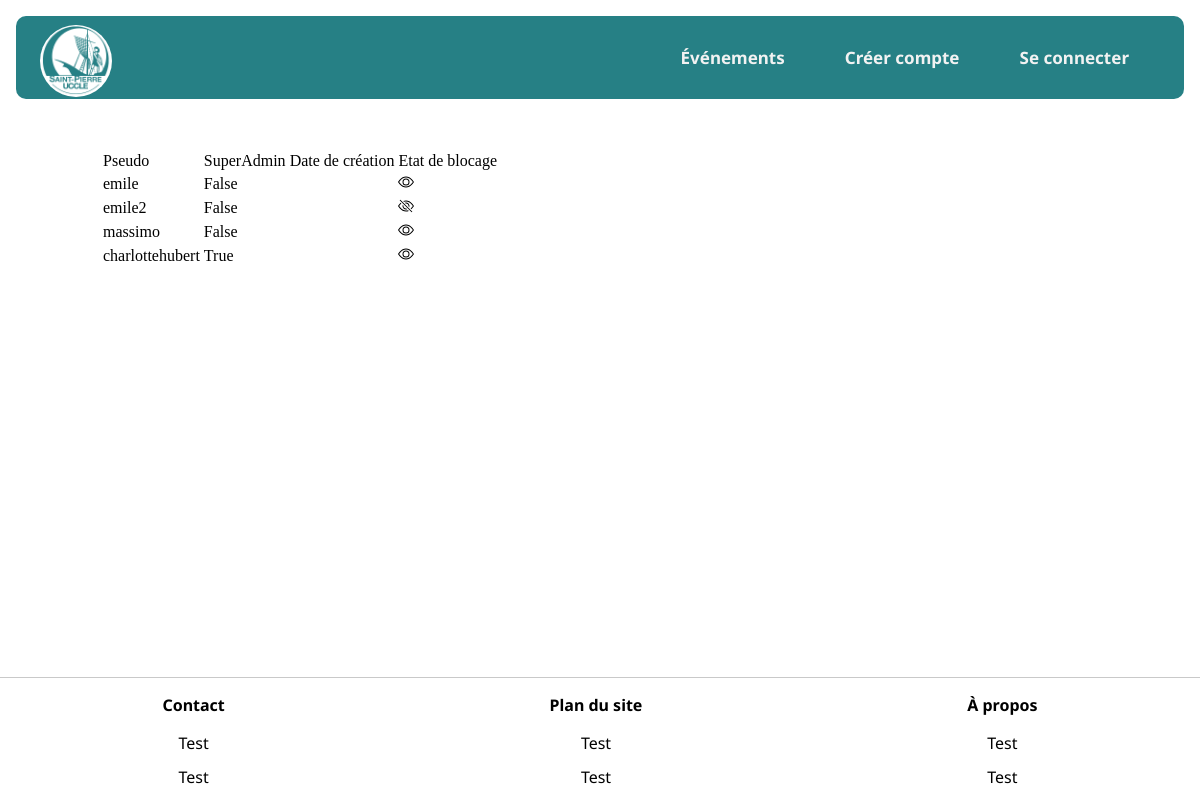
Before: /afficher_admins/ with the older database file.
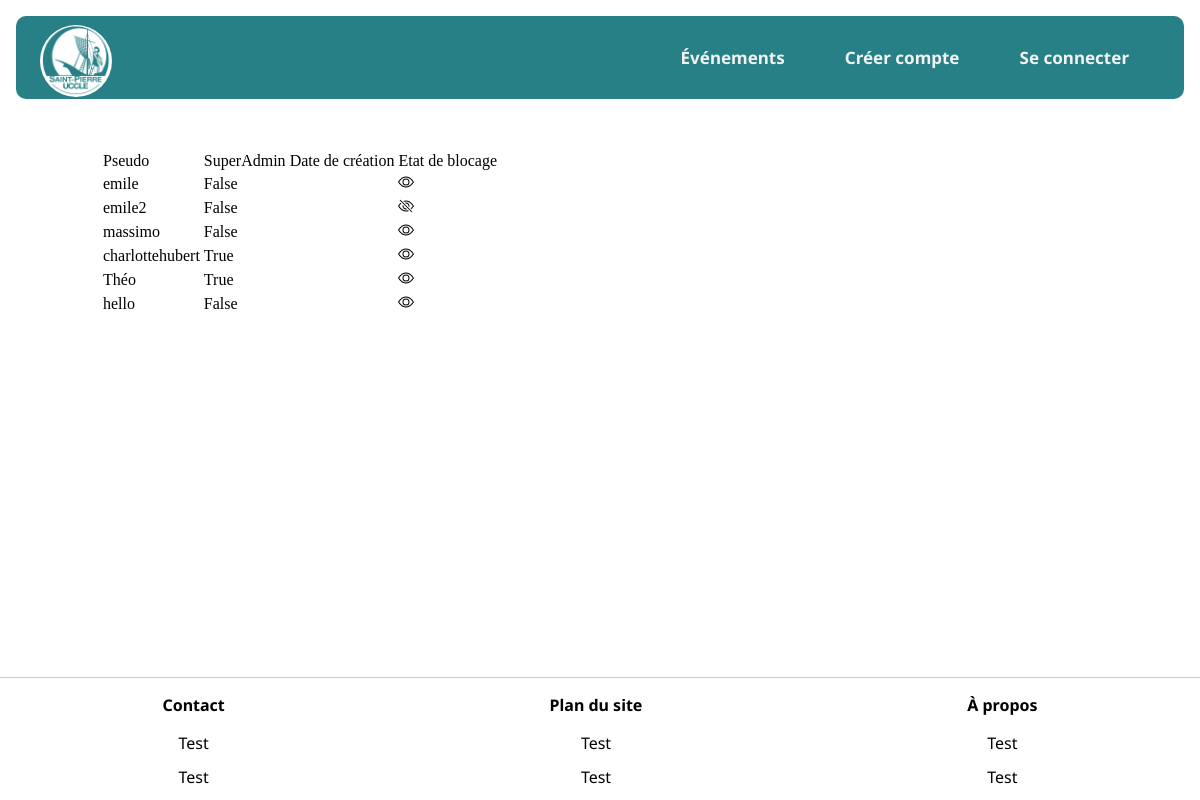
After: the same page with the newer database file.
### college/models.py (models this page shows, shortened)
class Admin(models.Model):
    admin_pseudo = models.CharField("Pseudo de l'admin",max_length=50)
    admin_password = models.CharField("Mot de passe de l'admin",max_length=100)
    admin_superadmin = models.BooleanField("Est un super admin ou non",default=False)
    admin_date_creation = models.DateTimeField("Date de création du compte",default = datetime.now())
    admin_is_archived = models.BooleanField("Admin archivé",default=False)

### college/views.py (the view)
# urls.py: path('afficher_admins/',views.admin_display),
def admin_display(request):
    all_admins = Admin.objects.all()
    return render(request, 'admin/afficher_admin.html', {'all_admins': all_admins})

### college/templates/admin/afficher_admin.html (shortened to what this page needs)
{% extends "../default.html" %}
{% block body %}
<table>
  <tr>
    <td>Pseudo</td>
    <td>SuperAdmin</td>
    <td>Date de création</td>
    <td>Etat de blocage</td>
  </tr>
  {% for admin in all_admins%}
  <tr>
    <td>{{admin.admin_pseudo}}</td>
    <td>{{admin.admin_superadmin}}</td>
    <td>{{admin.admin_date_de_creation}}</td>
    {% if admin.admin_is_archived %}
    <td></td>
    {% else %}
    <td></td>
    {% endif %}
  </tr>
  {% endfor %}
</table>
{% endblock %}

### college/templates/default.html (shortened to what this page needs)
{% load static %}
<!DOCTYPE html>
<html lang="en">
<head>
    <link rel="stylesheet", href= {% static  "css/Style.css" %} >
</head>
<body>
    <header>
        <a href="/"><img src= {% static "img/CSPU.png" %} class="Logo"></a>
    </header>
    <nav class="nav-bar">
        {% if connected %}
        <ul>
            {% if super_admin %}
            <li><a href="/afficher_admins">Admins</a></li>
            {% endif %}
            <li><a href="/">Événements</a></li>
            <li><a href="#">Mes réservations</a></li>
            <li><a href="#">Compte</a></li>
        </ul>
        {% else %}
        <ul>
            <li><a href="#">Événements</a></li>
            <li><a href="/creation_compte">Créer compte</a></li>
            <li><a href="/login">Se connecter</a></li>
        </ul>
        {% endif %}
    </nav>
    <div class="content">
        {% block body %}
        {% endblock %}
    </div>
    <footer class="footer">
        <ul>
            <li><p class="footer-title">Contact</p></li>
            <li><a href="#">Test</a></li>
            <li><a href="#">Test</a></li>
        </ul>
        <ul>
            <li><p class="footer-title">Plan du site</p></li>
            <li><a href="#">Test</a></li>
            <li><a href="#">Test</a></li>
        </ul>
        <ul>
            <li><p class="footer-title">À propos</p></li>
            <li><a href="#">Test</a></li>
            <li><a href="#">Test</a></li>
        </ul>
    </footer>
</body>
</html>

### college/static/css/Style.css (style rules this page uses)
* { list-style: none; }
body { margin:0; }
ul { padding:0; margin: 0; }
.content { margin: 0 100px; }
.nav-bar { display:flex; padding: 0 25px; margin: 1em 1em 50px 1em; justify-content: space-between; align-items: center; border-radius: 10px; background-color: #268085; font-family: 'Noto Sans', sans-serif; }
.nav-bar ul { display: flex; }
.nav-bar a { text-decoration: none; display: block; color: #f2f2f2; text-align: center; padding: 25px 25px; font-size: 17px; font-weight: bold; border: 5px solid transparent; }
.Logo { width: 6%; border-radius: 100px; position: absolute; top:25px; left:40px }
.footer { border-top: 1px solid rgb(201, 201, 201); position: absolute; width: 100%; bottom: 0; display: flex; justify-content: space-around; font-family: 'Noto Sans', sans-serif; }
footer ul li a { display: block; text-align: center; margin: 12px 0; text-decoration: none; color:black; }
.footer-title { font-weight: bold; }

Changed rows visible on the page:
added Admin: admin_pseudo "Théo", admin_superadmin "True", admin_is_archived False (drawn)
added Admin: admin_pseudo "hello", admin_superadmin "False", admin_is_archived False (drawn)
